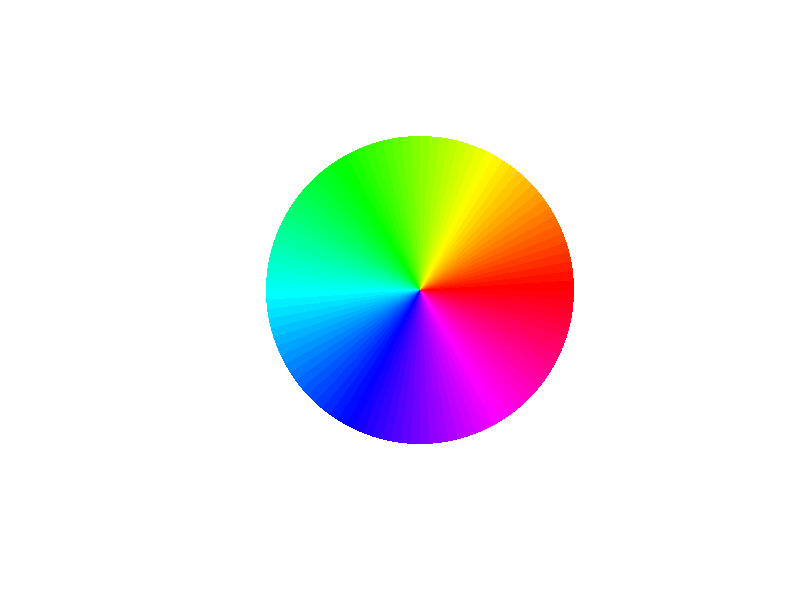
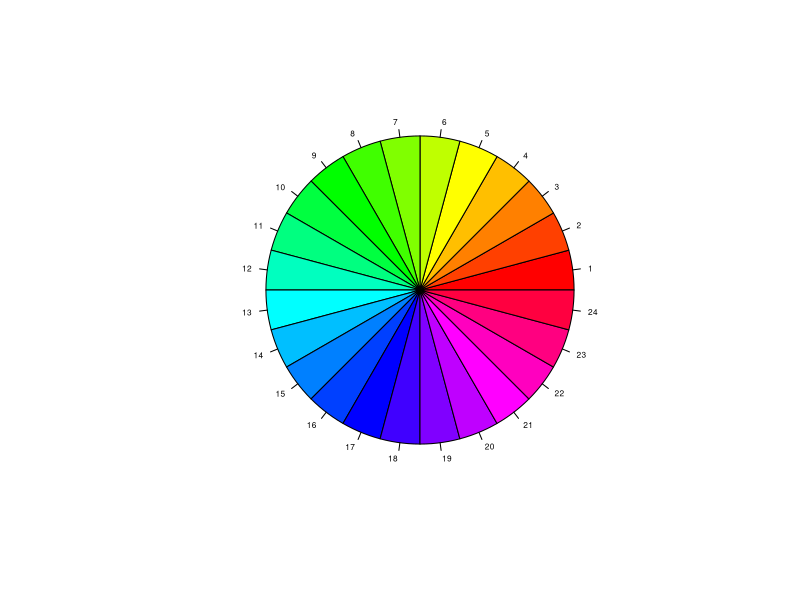
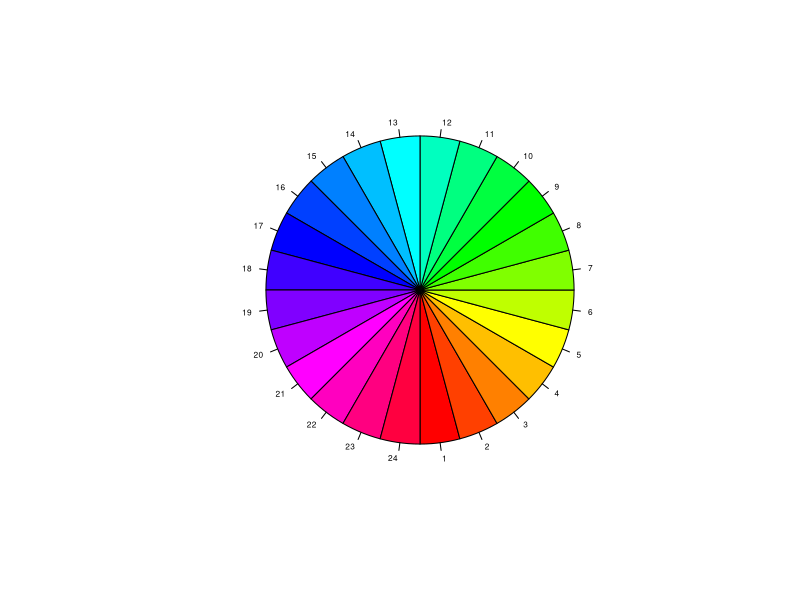
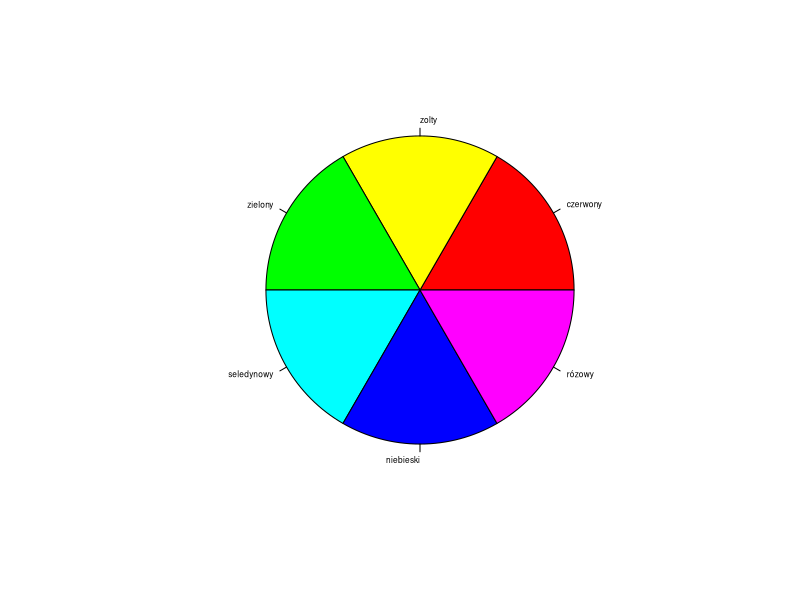
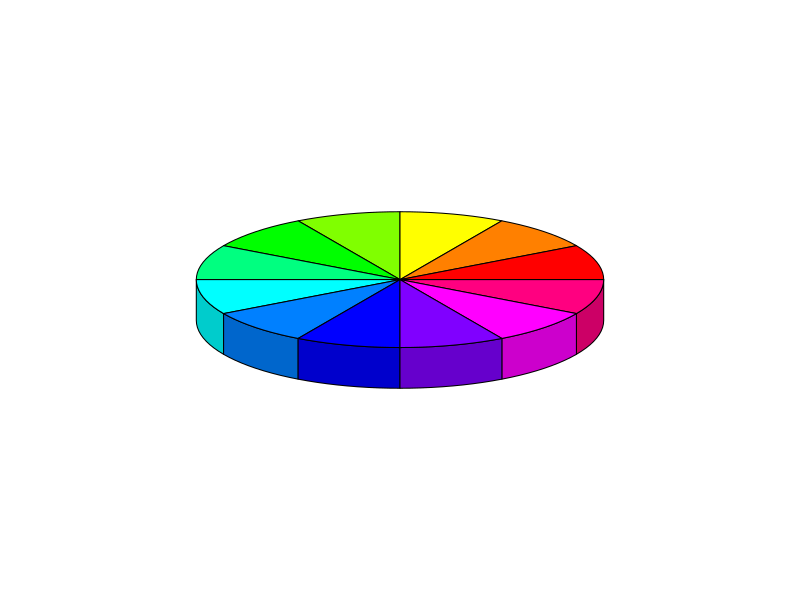
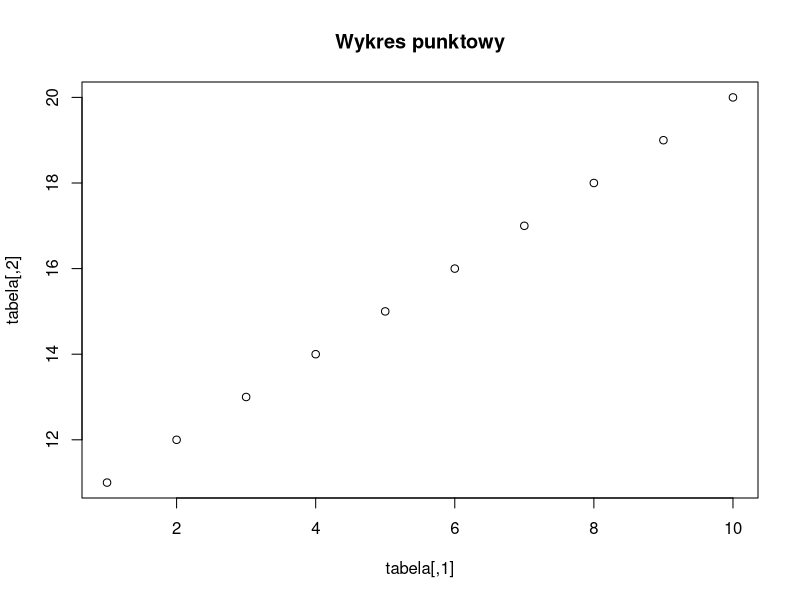
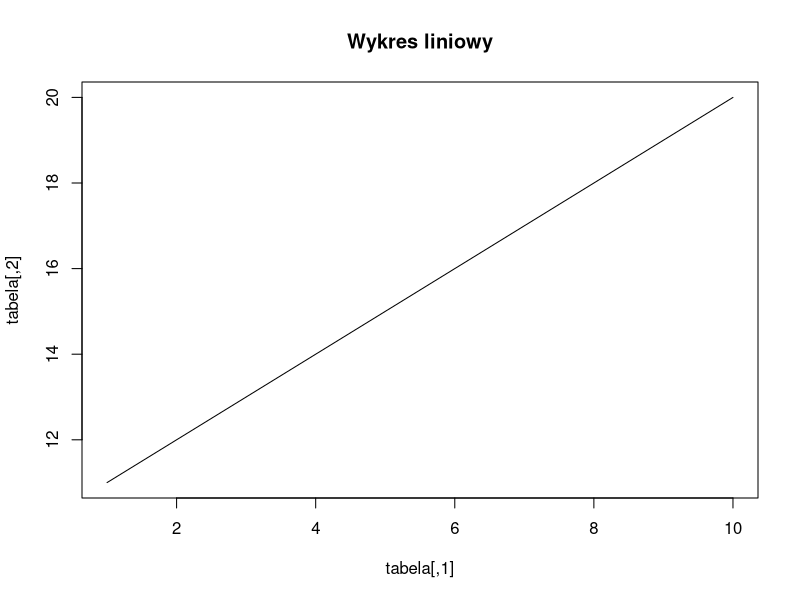
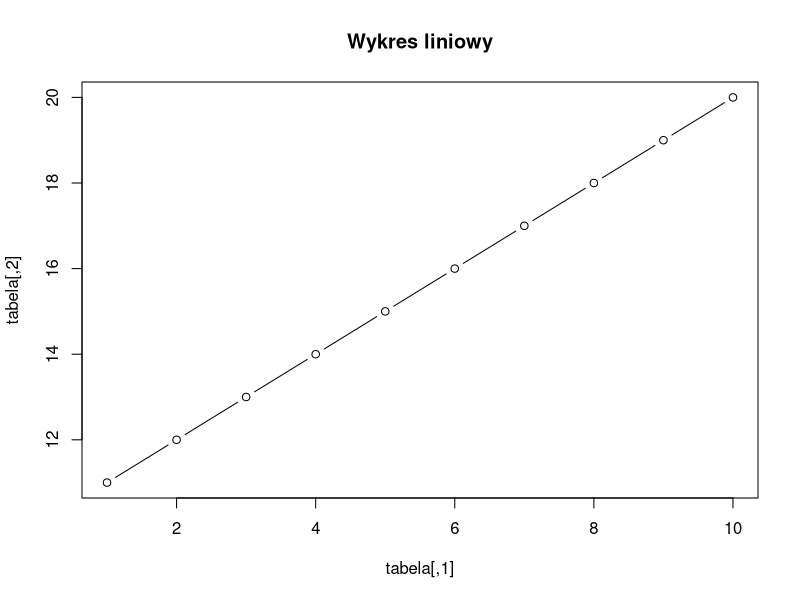

Here is the R script that generated these plots, in order: (Note: this script raises an error after producing the figures.)
#zad 1
terrain.colors(3)
heat.colors(8)
topo.colors(4)
cm.colors(2)
grey(1)

#zad 2
#a)

n <- 100
pie(rep(1,n),col=rainbow(n),lty=0,labels="",cex=0.1 )
#b
n <- 24
pie(rep(1,n),col=rainbow(n),cex=0.5)

#c)

n <- 24
pie(rep(1,n),col=rainbow(n),cex=0.5, init.angle = -90)

#d)
n <- 6
t=c('czerwony','zolty','zielony','seledynowy','niebieski','rózowy')
pie(rep(1,n),col=rainbow(n),cex=0.5,labels = t)

#e)
install.packages("plotrix")
library(plotrix)
n <- 12
pie3D(rep(1,n),col=rainbow(n),labels = "")

#zad 3
tabela=matrix(c(1:21),c(10:30))
plot(tabela, type="p", main="Wykres punktowy")
plot(tabela, type="l", main="Wykres liniowy")
plot(tabela, type="b", main="Wykres liniowy")
plot(tabela, type="c", main="wykres kreskowy")
plot(tabela, type="o", main="Wykres kreskowo-punktowy")
plot(tabela, type="h", main="Wykres slupkowy")
plot(tabela, type="s", main="Wykres schodkowy")
plot(tabela, type="S", main="Wykres ??")
plot(tabela, type="n", main="Wykres ")


#zad 4
x2=function(x){
  return (x*x)
}
xx2=function(x){
  return (-(x*x))
}
x0=function(x){
  return (0*x)
}
x3=function(x){
  return((x-3)^2+2)
}
x4=function(x){
  return((x-3)^2-4)
}
x=data.frame("x"=c(-5.5:5.5),"x^2"=c(-5.5:5.5)) 
plot(x$x,x$x.2,type = "n")
plot(x2,-3,3,col="red",add=T)
plot(xx2,-3,3,col="green",add=T)
plot(x3,-4,10,col="blue",add=T)
plot(x4,-0,5,add=T)
abline(h=0,lty=2)
abline(v=0,lty=2)
legend(-5,3,c("x^2","-x^2","(x-3)^2)","(x-3)^2-4"),col=c("red","green","blue","black"),
       cex=0.7,lty=c(1,1,1,1))

#zad 6

data(trees)
attach(trees)
#a)
# par(mfrow=c(5,5))
barplot(Volume, main="Wykres słupkowy dla zmiennej 'Volume'", horiz=T,
        col="blue")
#b)
hist(Height, 6,prob=T, main="Histogram i funkcja gęstości",
     xlab="Wysokość",ylab="Prawdopodobieństwo",col="red")
lines(density(Height))
#c)
boxplot(Girth, Height, Volume, border="darkred", horizontal=T, names=c("Girth",
                                                                       "Height", "Volume"), col=c("bisque", "peachpuff3", "peru"))
#d)
library(gplots)
boxplot.n(Girth, Height, Volume, border="blue1", names=c("Girth", "Height",
                                                         "Volume"), col=c("gray3", "gray33", "gray63"), main="Trees", top=TRUE,
          shrink=0.8 )
#e)
model=lm(Volume~Height)
summary(model)
plot(Height,Volume)
abline(model, col="red")
legend(65,60, c("(Height,Volume)"), pch=21)
legend(65,70, c("Volume=-87.1236+1.5433Height"), lty=1, col="red")
#f)
model=lm(Volume~Girth+Height)
summary(model)
qqnorm(model$residuals)
#g)
plot(model)
#h)
par(mfrow=c(1,2))
plot(Girth, Height, col="green3")
plot(Girth, Height, type="n")
points(Girth, Height, pch=21, bg="gray50", col="blue", cex=1.5)
abline(h=seq(65,85,by=5), v=seq(8,20, by=2), lty=3)
#i)
pairs(trees, labels=c("Obwód", "Wysokość", "Objętość"), col="blue",
      cex.labels=1.5, pch=4)
